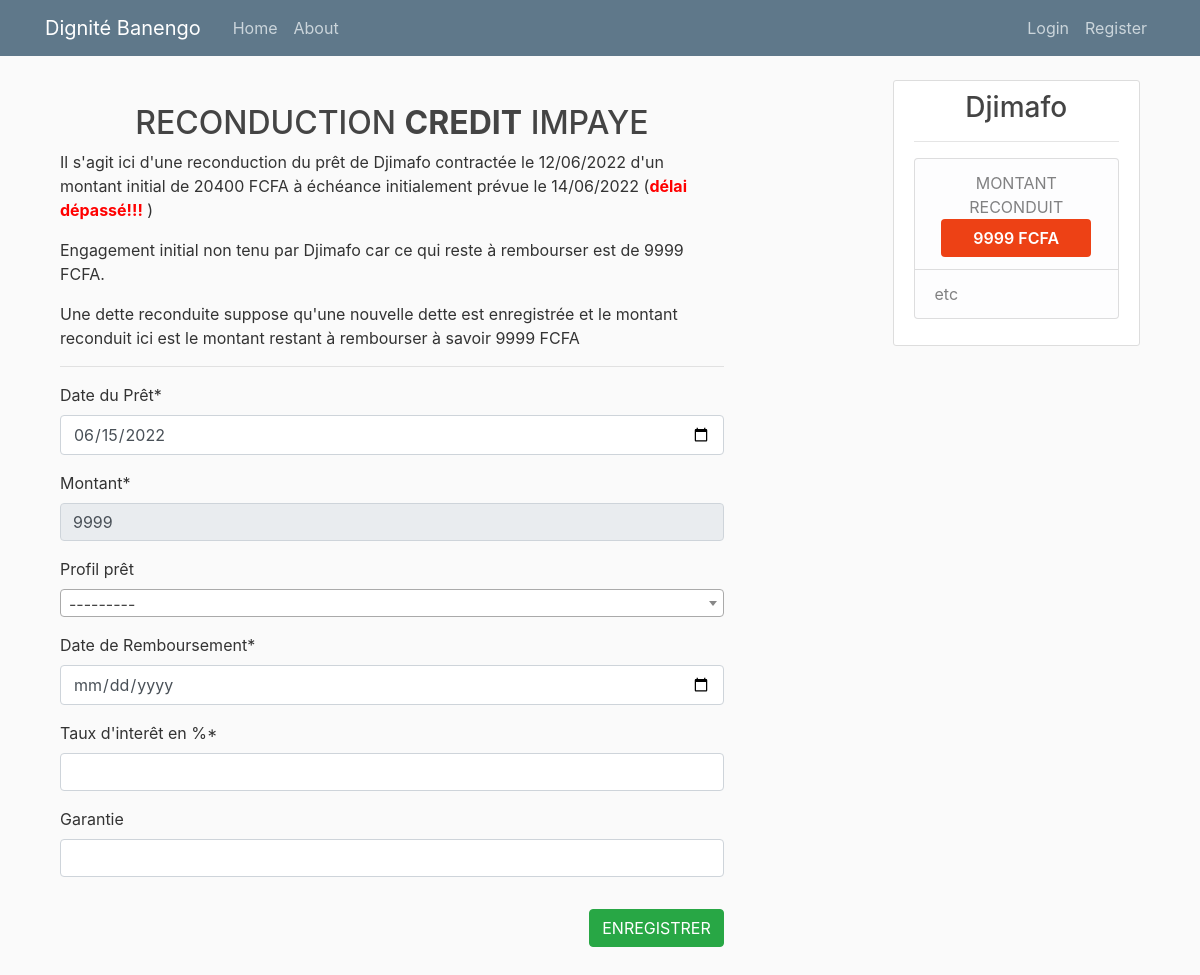
The page /bank/pret/reconduction/4/ on the database its author committed.
### bank/models.py (models this page shows, shortened)
class PretBank(models.Model):
    date_pret =models.DateTimeField()
    membre = models.ForeignKey(Membre, on_delete=models.CASCADE)
    profil_pret_bank = models.ForeignKey(ProfilPretBank, on_delete=models.SET_NULL, blank=True, null=True)
    montant = models.PositiveIntegerField()
    garantie = models.CharField(max_length=50, blank=True, null=True)
    date_remboursement =models.DateTimeField()
    taux_interet = models.PositiveIntegerField()
    created = models.DateTimeField(auto_now_add=True)
    updated = models.DateTimeField(auto_now=True)
    versement_remboursement = models.PositiveIntegerField(default=0)
    freeze = models.BooleanField(default=False)
    author= models.ForeignKey(User, on_delete=models.SET_NULL, blank=True, null=True)
    @property
    def montant_initial_remboursement(self):
        m = int(self.montant*(1+self.taux_interet*0.01))
        return m
    @property
    def reste_a_rembourser(self):
        v = self.montant_initial_remboursement - self.versement_remboursement
        return v

### tontine/models.py (models this page shows, shortened)
class Membre(models.Model):
    user = models.OneToOneField(User, on_delete=models.CASCADE)
    nom = models.CharField(max_length=100, unique=True)
    matricule = models.CharField(max_length=8, unique=True)
    telephone = models.CharField(max_length=10, blank=True, null=True)
    qualite = models.CharField(max_length=100, blank=True, null=True)
    profession = models.CharField(max_length=100, blank=True, null=True)
    sexe = models.CharField(choices=SEXE_CHOICES, max_length=1)
    date_naissance = models.DateField(blank=True, null=True)
    date_adhesion = models.DateField()
    created = models.DateTimeField(auto_now_add=True)
    updated = models.DateTimeField(auto_now=True)
    cotisation = models.ForeignKey(MontantCotisation, on_delete=models.CASCADE)
    presence = models.ForeignKey(MontantPresence, on_delete=models.CASCADE)
    agape = models.ForeignKey(MontantAgape, on_delete=models.CASCADE)
    bank = models.ForeignKey(MontantBank, on_delete=models.SET_NULL, blank=True, null=True)
    bank_bool = models.BooleanField(default=False)
    cotisation_bool = models.BooleanField(default=False)
    presence_bool = models.BooleanField(default=True)
    total_impaye = models.IntegerField(default=0)
    total_seance = models.IntegerField(default=0)
    total_consigne = models.IntegerField(default=0)
    reserve = models.IntegerField(default=0)

### bank/views.py (the view)
# urls.py: path('pret/reconduction/<int:id>/', views.reconduction, name='reconduction'),
def reconduction(request, id):
    dette = get_object_or_404(PretBank, pk=id)
    if request.method == "POST":
        form = PretBankiForm(request.POST)
        if form.is_valid():
            membre = form.cleaned_data['membre']
            amount = form.cleaned_data['montant']
            form.instance.author = request.user
            form.save()
            messages.info(request, f'Reconduction de prêt pour {membre.nom} d\'un montant de {amount} FCFA !!!')
            return redirect('freeze', dette.id)
    else:
        form = PretBankiForm(initial={'montant': dette.reste_a_rembourser, 'membre': dette.membre,
                             'date_pret': dette.date_remboursement + timedelta(days=1)})
        context = {'form': form, 'dette': dette}
        return render(request, 'bank/reconduction.html', context)

### bank/forms.py
class PretBankiForm(forms.ModelForm):
    class Meta:
        model = PretBank
        fields = ('date_pret', 'montant', 'profil_pret_bank', 'date_remboursement', 'taux_interet', 'garantie','membre',)
        widgets={
                'montant': TextInput(attrs={'readonly': 'readonly'} ),
                'membre': forms.HiddenInput(),
                "date_pret": DateInput(),
                "date_remboursement": DateInput(), }
        labels = {
            "date_pret": "Date du Prêt",
            "montant": "Montant",
            "profil_pret_bank": "Profil prêt",
            "date_remboursement": "Date de Remboursement",
            "taux_interet": "Taux d'interêt en %",
            "avaliseur": "Avaliseur",
            "membre": "Membre",
        }

### bank/models.py (called while the page is built)
    def __str__(self):
        return f'{self.profil_pret}  {self.montant_min} - {self.montant_max}'

### bank/templates/bank/reconduction.html (shortened to what this page needs)
{% extends "tontine/base4.html" %}
{% load crispy_forms_tags %}
{% block content %}
<div class="container">
    <div class="row">
        <div class="col-md-9">
            <div class="row">
                <div class="col-md-10 md-0">
                    <br>
                    <h2 style="text-align: center;">RECONDUCTION <strong>CREDIT</strong> IMPAYE</h2>
                    <p>Il s'agit ici d'une reconduction du prêt de {{dette.membre.nom}} contractée le
                    {{dette.date_pret|date:"d/m/Y"}} d'un montant initial de {{dette.montant}} FCFA à échéance initialement prévue le {{dette.date_remboursement|date:"d/m/Y"}}
                    (<strong style="color: red;">délai dépassé!!!</strong> )</p>
                    <p>Engagement initial non tenu par {{dette.membre.nom}} car ce qui reste à rembourser est de {{dette.reste_a_rembourser}} FCFA.</p>
                    <p>Une dette reconduite suppose qu'une nouvelle dette est enregistrée et le montant reconduit ici est le montant restant à rembourser à savoir
                    {{dette.reste_a_rembourser}} FCFA</p>
                    <hr>
                    <form action="" method="post">
                        {{form|crispy}}
                        <button class="btn btn-success mt-3 mb-3" type="submit" style="float: right;">
                             ENREGISTRER
                        </button>
                    </form>
                    <br>
                </div>
            </div>
        </div>
        <div class="col-md-3">
            <div class="content-section">
                <h3 style="text-align: center;">{{dette.membre.nom}}</h3>
                <hr>
                <p class='text-muted'>
                  <ul class="list-group">
                    <li class="list-group-item list-group-item-light" style="text-align: center;">
                        MONTANT RECONDUIT<br>
                        <span class="btn" style="background-color: #ed4115; width: 150px; color: white; font-weight: 600;">{{dette.reste_a_rembourser}} FCFA</span>
                    </li>
                    <li class="list-group-item list-group-item-light">etc</li>
                  </ul>
                </p>
              </div>
        </div>
    </div>
</div>
{% endblock %}

### static/css/main.css (style rules this page uses)
body { background: #fafafa; color: #333333; margin-top: 5rem; }
h1, h2, h3, h4, h5, h6 { color: #444444; }
ul { margin: 0; }
.content-section { background: #ffffff; padding: 10px 20px; border: 1px solid #dddddd; border-radius: 3px; margin-bottom: 20px; }

### rows shown on the page
PretBank: membre.nom "Djimafo", date_pret "12/06/2022", montant "20400", date_remboursement "14/06/2022", reste_a_rembourser "9999"
